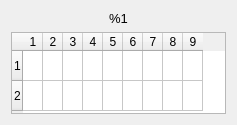
<?xml version="1.0" encoding="UTF-8"?>
<ui version="4.0">
 <class>designerStrafeFacade</class>
 <widget class="QWidget" name="designerStrafeFacade">
  <property name="geometry">
   <rect>
    <x>0</x>
    <y>0</y>
    <width>237</width>
    <height>125</height>
   </rect>
  </property>
  <property name="windowTitle">
   <string/>
  </property>
  <layout class="QVBoxLayout" name="verticalLayout">
   <item>
    <widget class="QLabel" name="lbSrafeName">
     <property name="text">
      <string>&lt;!DOCTYPE HTML PUBLIC &quot;-//W3C//DTD HTML 4.0//EN&quot; &quot;http://www.w3.org/TR/REC-html40/strict.dtd&quot;&gt;
&lt;html&gt;&lt;head&gt;&lt;meta name=&quot;qrichtext&quot; content=&quot;1&quot; /&gt;&lt;style type=&quot;text/css&quot;&gt;
p, li { white-space: pre-wrap; }
&lt;/style&gt;&lt;/head&gt;&lt;body style=&quot; font-family:'MS Shell Dlg 2'; font-size:8.25pt; font-weight:400; font-style:normal;&quot;&gt;
&lt;p align=&quot;center&quot; style=&quot; margin-top:0px; margin-bottom:0px; margin-left:0px; margin-right:0px; -qt-block-indent:0; text-indent:0px;&quot;&gt;&lt;span style=&quot; font-size:10pt;&quot;&gt;%1&lt;/span&gt;&lt;/p&gt;&lt;/body&gt;&lt;/html&gt;</string>
     </property>
    </widget>
   </item>
   <item>
    <widget class="QTableWidget" name="table">
     <property name="enabled">
      <bool>true</bool>
     </property>
     <property name="editTriggers">
      <set>QAbstractItemView::NoEditTriggers</set>
     </property>
     <property name="selectionMode">
      <enum>QAbstractItemView::ExtendedSelection</enum>
     </property>
     <property name="rowCount">
      <number>2</number>
     </property>
     <property name="columnCount">
      <number>9</number>
     </property>
     <attribute name="horizontalHeaderDefaultSectionSize">
      <number>20</number>
     </attribute>
     <attribute name="horizontalHeaderMinimumSectionSize">
      <number>20</number>
     </attribute>
     <attribute name="verticalHeaderMinimumSectionSize">
      <number>20</number>
     </attribute>
     <row/>
     <row/>
     <column/>
     <column/>
     <column/>
     <column/>
     <column/>
     <column/>
     <column/>
     <column/>
     <column/>
    </widget>
   </item>
  </layout>
 </widget>
 <resources/>
 <connections/>
</ui>
